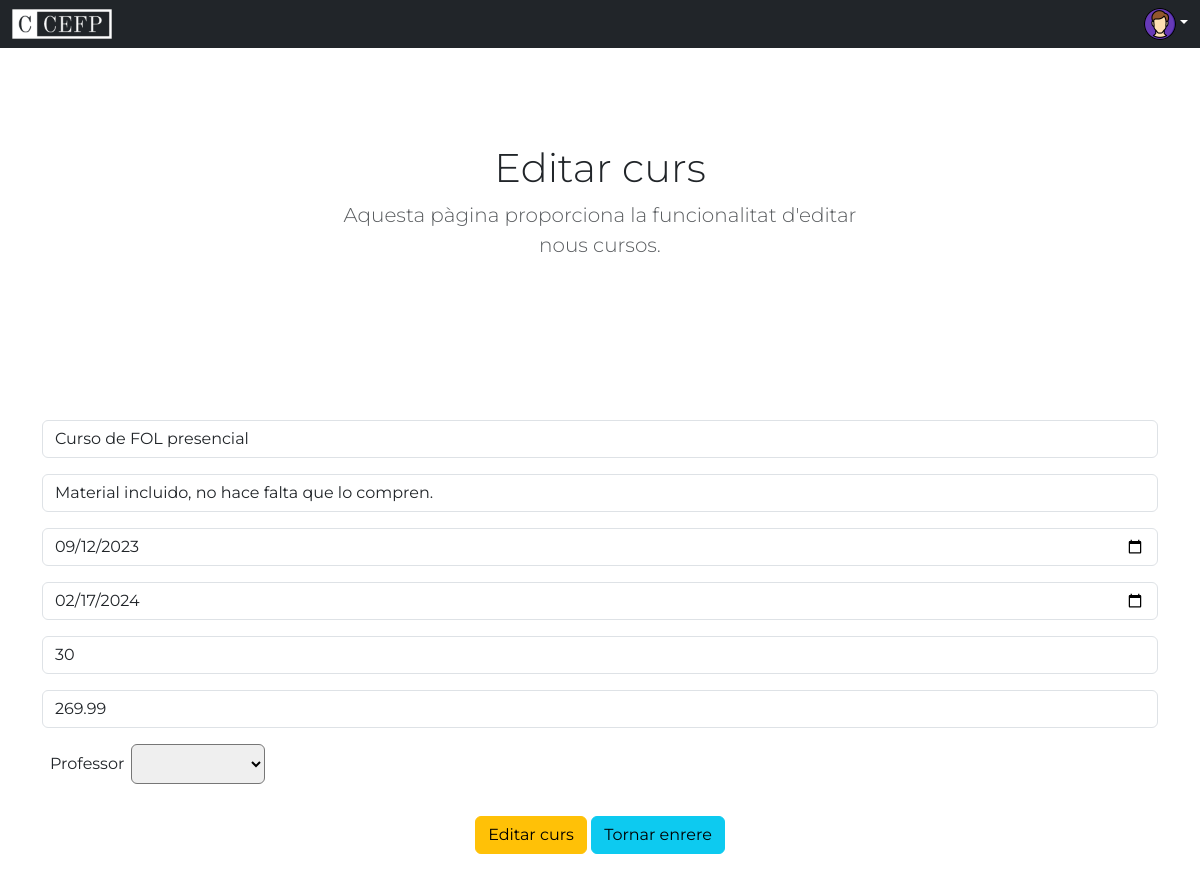
The app's page /Views/html/editar_curs.php?id=2 (signed in), older data.
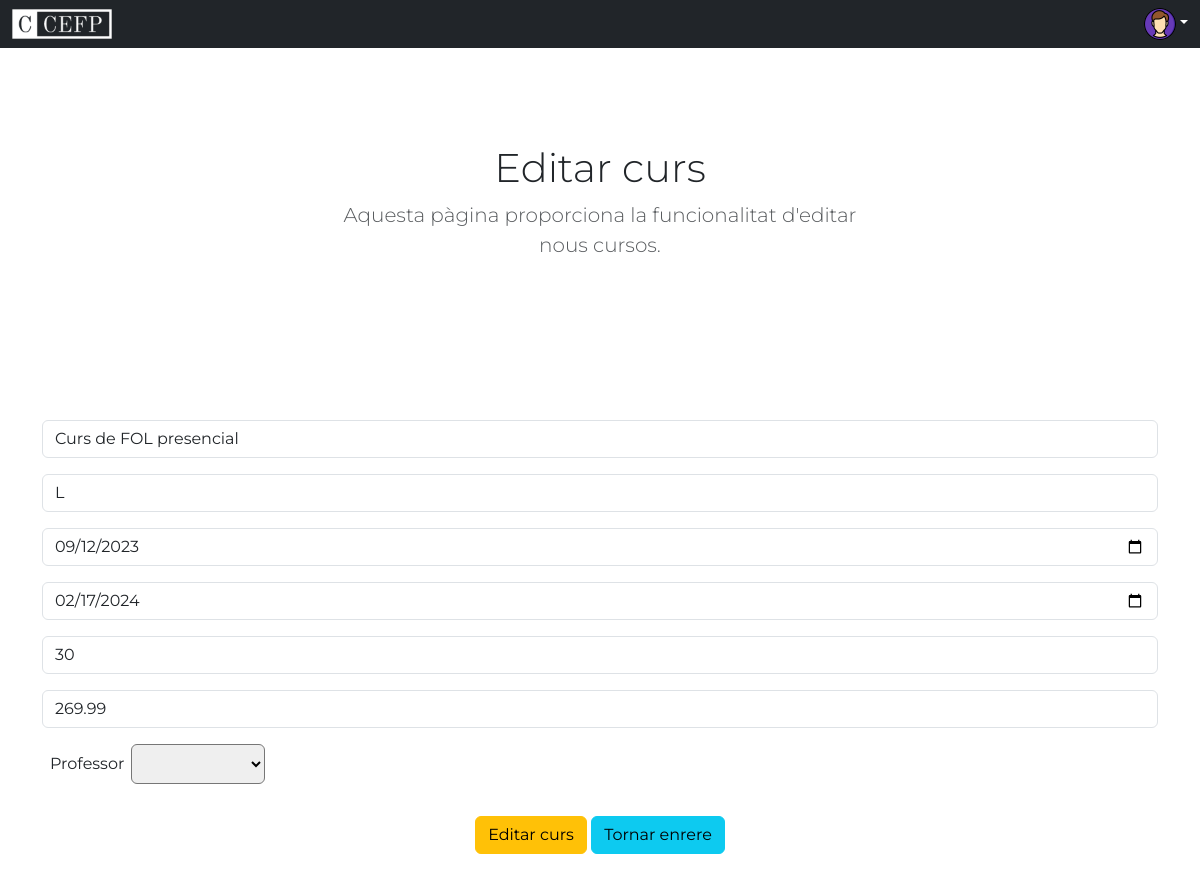
The same page, newer data.
### tables this page shows
CREATE TABLE curs (
    id_curs INT NOT NULL PRIMARY KEY AUTO_INCREMENT,
    nom_curs VARCHAR(60),
    curs_descripcio VARCHAR(1000),
    data_inici DATE,
    data_fi DATE,
    id_profesor INT,
    preu FLOAT,
    placesDisponibles INT CHECK(placesDisponibles>=0),
    FOREIGN KEY (id_profesor) REFERENCES profesors(id_profesor)
);

### Model/Cursos/ModelPanellEditar.php (called while the page is built, shortened)
<?php
class ModelPanellEditar {
    private $conn;
    public function __construct($conn) {
        $this->conn = $conn;
    }
    public function mostrarCursos($IDCurs) {
        $sql = $this->conn->prepare("SELECT * FROM curs WHERE id_curs=$IDCurs");
        $sql->execute();
        $result = $sql->get_result();
        return $result;
    }
}

### Model/Cursos/ModelOptionProfesors.php (called while the page is built, shortened)
<?php
class CrearOptionsProfessors {
    private $conn;
    public function __construct($conn) {
        $this->conn = $conn;
    }
    public function listadoProfesors()
    {
        $consulta = $this->conn->prepare("SELECT * FROM profesors");
        $consulta->execute();
        $result = $consulta->get_result();
        return $result;
    }
}

### Controller/Cursos/ControllerOptionProfesors.php (the view)
<?php include ("../../Model/Cursos/ModelOptionProfesors.php");
$nouCurs=new CrearOptionsProfessors($conn);
$result = $nouCurs->listadoProfesors();
$optionProfessor = "";
while($professor=$result->fetch_assoc()) {
    $IdProfessor = $professor["id_profesor"];
    $nomProfessor = $professor["nom"];
    $cognomProfessor = $professor["cognom"];
    $optionProfessor .= "<option value=".$IdProfessor.">".$nomProfessor." ".$cognomProfessor."</option>";
}
echo $optionProfessor;

### Controller/Cursos/ControllerPanellEditar.php
<?php
include ('../../Model/Cursos/ModelPanellEditar.php');
$mostrarCursos = new ModelPanellEditar($conn);
$IDCurs= $_GET["id"];
$result = $mostrarCursos->mostrarCursos($IDCurs);
$div_cursos = "";
while($contingut=$result->fetch_assoc()) {
    $nomCurs = $contingut["nom_curs"];
    $desc = $contingut["curs_descripcio"];
    $dataInici = $contingut["data_inici"];
    $dataFi = $contingut["data_fi"];
    $preu = $contingut["preu"];
    $placesDisponibles = $contingut["placesDisponibles"];
    $div_cursos .= "
        <div class='input-group mb-3'>
            <input type='text' name='nom_curs' class='form-control' placeholder='Nom del curs' aria-label='Nom del curs' aria-describedby='basic-addon2' value='".$nomCurs."'>
        </div>
        <div class='input-group mb-3'>
            <input type='text' name='curs_descripcio' class='form-control' placeholder='Descripció del curs' aria-label='Descripció del curs' aria-describedby='basic-addon2' value='".$desc."'>
        </div>
        <div class='input-group mb-3'>
            <input type='date' name='data_inici' class='form-control' placeholder='dd-mm-yyyy' aria-label='Data Inici' aria-describedby='basic-addon2' value='".$dataInici."'>
        </div>
        <div class='input-group mb-3'>
            <input type='date' name='data_fi' class='form-control' placeholder='dd-mm-yyyy' aria-label='Data Fi' aria-describedby='basic-addon2' value='".$dataFi."'>
        </div>
        <div class='input-group mb-3'>
            <input type='text' name='placesDisponibles' class='form-control' aria-label='Places disponibles' aria-describedby='basic-addon2' value='".$placesDisponibles."'>
        </div>
        <div class='input-group mb-3'>
            <input type='text' name='preu' class='form-control' placeholder='Preu' aria-label='Preu' aria-describedby='basic-addon2' value='".$preu."'>
        </div>";
}
echo $div_cursos;
?>

Row changes from the older to the newer data that the page shows:
changed curs: nom_curs "Curso de FOL presencial" → "Curs de FOL presencial"; curs_descripcio "Material incluido, no hace falta que lo compren." → "L"
